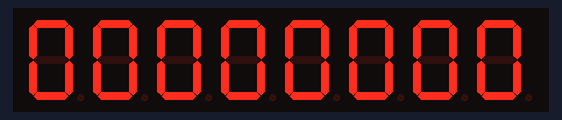
Recording of a sketch running on a simulated Arduino Uno, built with avr-gcc and run on an emulated ATmega328P. Parts: 8-digit seven-segment display.

Above: at 0.1 s.
At 5.6 s:
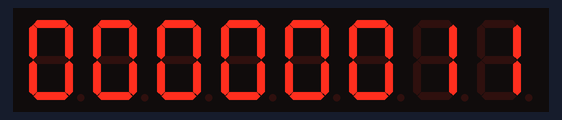
At 10.1 s:
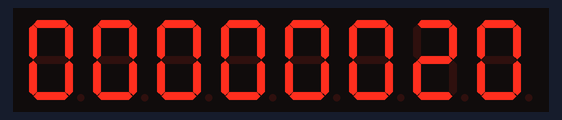
At 19.7 s:
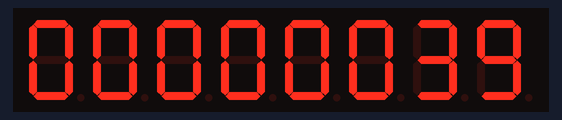
At 29.2 s:
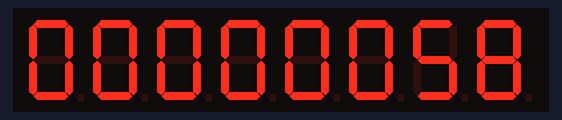
At 39.3 s:
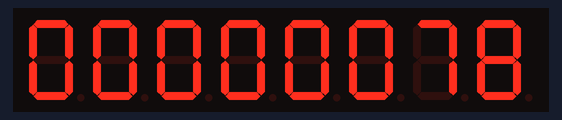

The sketch:

max_7219_TEST.ino
```cpp
#include "LedControl.h"
LedControl lc=LedControl(5,18,19,1);

unsigned long delaytime=250;
void setup() {
  lc.shutdown(0,false);
  lc.setIntensity(0,8);
  lc.clearDisplay(0);
}


void loop() {
  for(int i = 0;i<=99999999;i++){
    int x = i;
    lc.setDigit(0,0,x%10,false); x=x/10;
    lc.setDigit(0,1,x%10,false); x=x/10;
    lc.setDigit(0,2,x%10,false); x=x/10;
    lc.setDigit(0,3,x%10,false); x=x/10;
    lc.setDigit(0,4,x%10,false); x=x/10;
    lc.setDigit(0,5,x%10,false); x=x/10;
    lc.setDigit(0,6,x%10,false); x=x/10;
    lc.setDigit(0,7,x%10,false); x=x/10;
    delay(500);
  }
}
```

Measured:
- what the display in image 1 shows lasts 0.5 s, from 5.5 s to 6.0 s
